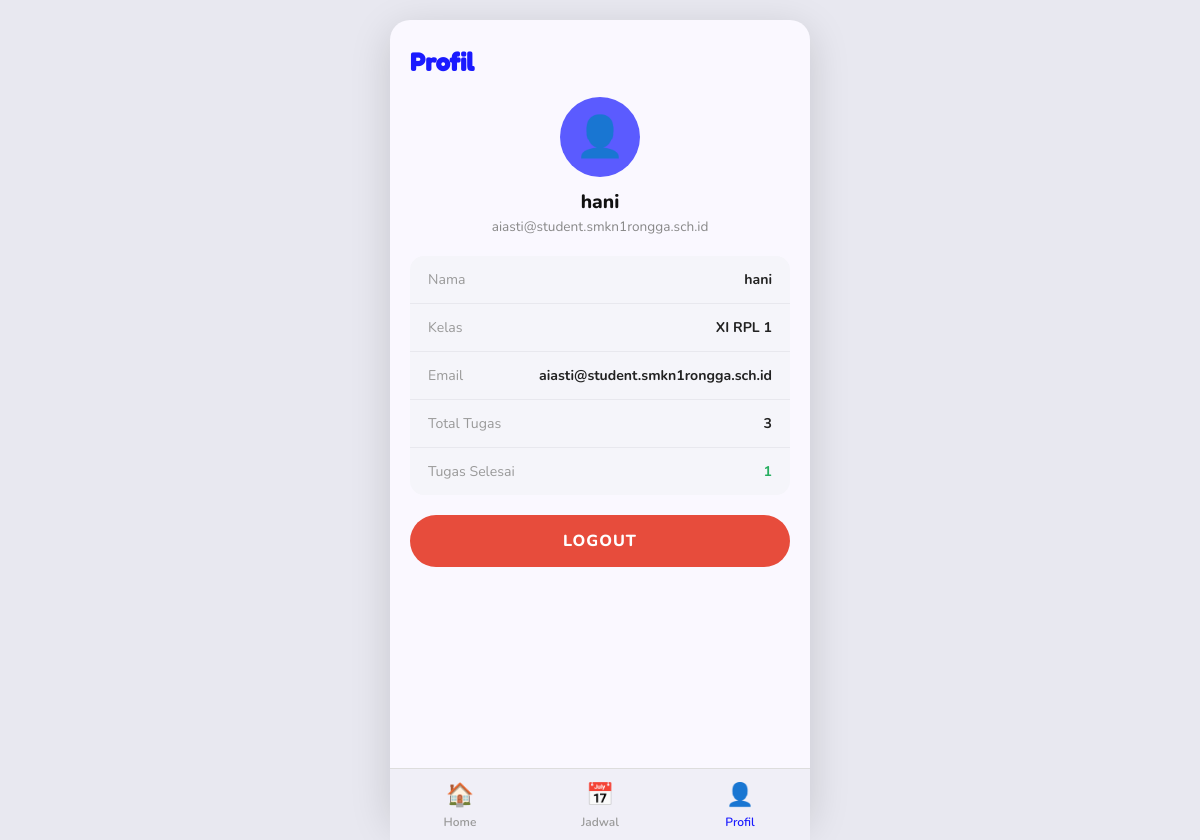
The page /profil.php (signed in) on the database its author committed.
### tables this page shows
CREATE TABLE IF NOT EXISTS siswa (
    id_siswa INT AUTO_INCREMENT PRIMARY KEY,
    nama_siswa VARCHAR(100) NOT NULL,
    kelas VARCHAR(20),
    email VARCHAR(50) NOT NULL UNIQUE,
    password VARCHAR(50) NOT NULL
);

### profil.php (the view, shortened to what this page needs)
<?php
require_once 'includes/db.php';
$id_siswa = $_SESSION['id_siswa'];
$stmt = $pdo->prepare("SELECT * FROM siswa WHERE id_siswa=?");
$stmt->execute([$id_siswa]);
$siswa = $stmt->fetch(PDO::FETCH_ASSOC);
$stmtTotal = $pdo->prepare("SELECT COUNT(*) as total, SUM(status='Selesai') as selesai FROM tugas WHERE id_siswa=?");
$stmtTotal->execute([$id_siswa]);
$stat = $stmtTotal->fetch(PDO::FETCH_ASSOC);
?>
<!DOCTYPE html>
<html lang="id">
<head>
    <link rel="stylesheet" href="css/style.css">
</head>
<body>
<div class="container">
    <div class="profil-page">
        <h2 style="font-family:'Fredoka One',cursive; color:#1a1aff; font-size:1.5rem; margin-bottom:4px;">Profil</h2>
        <div class="profil-avatar">
            <div class="avatar-circle">👤</div>
            <div class="profil-name"><?= htmlspecialchars($siswa['nama_siswa']) ?></div>
            <div class="profil-email"><?= htmlspecialchars($siswa['email']) ?></div>
        </div>
        <div class="profil-info">
            <div class="info-row">
                <span class="info-label">Nama</span>
                <span class="info-value"><?= htmlspecialchars($siswa['nama_siswa']) ?></span>
            </div>
            <div class="info-row">
                <span class="info-label">Kelas</span>
                <span class="info-value"><?= htmlspecialchars($siswa['kelas'] ?? '-') ?></span>
            </div>
            <div class="info-row">
                <span class="info-label">Email</span>
                <span class="info-value"><?= htmlspecialchars($siswa['email']) ?></span>
            </div>
            <div class="info-row">
                <span class="info-label">Total Tugas</span>
                <span class="info-value"><?= $stat['total'] ?? 0 ?></span>
            </div>
            <div class="info-row">
                <span class="info-label">Tugas Selesai</span>
                <span class="info-value" style="color:#27ae60;"><?= $stat['selesai'] ?? 0 ?></span>
            </div>
        </div>
        <a href="logout.php" class="btn" style="background:#e74c3c; color:white; border-radius:30px; letter-spacing:1px;">
            LOGOUT
        </a>
    </div>
    <nav class="bottom-nav">
        <a href="home.php" class="nav-item"><span>🏠</span>Home</a>
        <a href="jadwal.php" class="nav-item"><span>📅</span>Jadwal</a>
        <a href="profil.php" class="nav-item active"><span>👤</span>Profil</a>
    </nav>
</div>
</body>
</html>

### css/style.css (style rules this page uses)
* { margin: 0; padding: 0; box-sizing: border-box; }
body { font-family: 'Nunito', sans-serif; background-color: #e8e8f0; min-height: 100vh; display: flex; justify-content: center; align-items: flex-start; padding: 20px 0; }
.container { background-color: #faf8ff; width: 100%; max-width: 420px; min-height: 100vh; border-radius: 20px; overflow: hidden; box-shadow: 0 10px 40px rgba(0, 0, 0, 0.15); position: relative; }
.btn { display: block; width: 100%; padding: 15px; border: none; border-radius: 14px; font-size: 1rem; font-weight: 800; font-family: 'Nunito', sans-serif; cursor: pointer; text-align: center; letter-spacing: 0.5px; text-decoration: none; transition: opacity 0.2s, transform 0.1s; }
.bottom-nav { position: fixed; bottom: 0; left: 50%; transform: translateX(-50%); width: 100%; max-width: 420px; background: #f0eff7; display: flex; border-top: 1px solid #ddd; z-index: 100; }
.nav-item { flex: 1; display: flex; flex-direction: column; align-items: center; padding: 10px 0; text-decoration: none; color: #999; font-size: 0.75rem; font-weight: 600; gap: 4px; }
.nav-item.active { color: #1a1aff; }
.nav-item span { font-size: 1.4rem; }
.profil-page { padding: 28px 20px 100px; }
.profil-avatar { display: flex; flex-direction: column; align-items: center; margin: 20px 0; }
.avatar-circle { width: 80px; height: 80px; background: #5b5bff; border-radius: 50%; display: flex; align-items: center; justify-content: center; font-size: 2.5rem; color: white; margin-bottom: 12px; }
.profil-name { font-size: 1.2rem; font-weight: 800; color: #111; }
.profil-email { font-size: 0.85rem; color: #888; margin-top: 2px; }
.profil-info { background: #f5f5fa; border-radius: 14px; overflow: hidden; margin: 20px 0; }
.info-row { display: flex; justify-content: space-between; align-items: center; padding: 14px 18px; border-bottom: 1px solid #e8e8ee; }
.info-row:last-child { border-bottom: none; }
.info-label { color: #999; font-size: 0.88rem; }
.info-value { font-weight: 700; color: #222; font-size: 0.88rem; }

### rows shown on the page
siswa: nama_siswa "hani", email "aiasti@student.smkn1rongga.sch.id", kelas "XI RPL 1"

### other values the page prints
$stat['total'] "3"
$stat['selesai'] "1"
